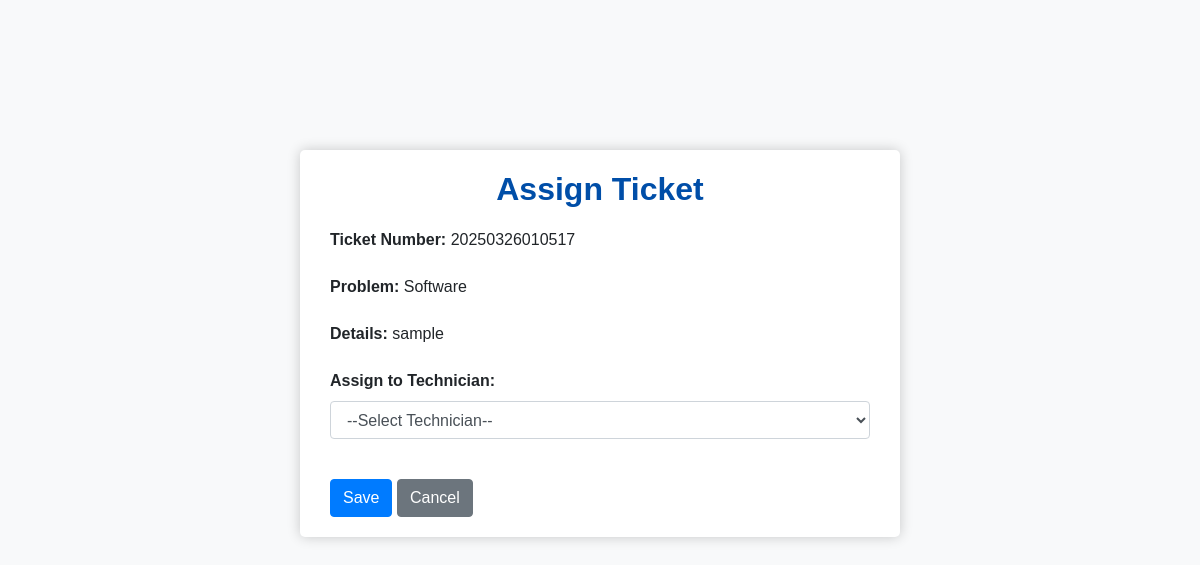
Screenshot of /assign-ticket.php?ticketNumber=20250326010517 (signed in) with the database file from the repository.
### tables this page shows
CREATE TABLE `tbltickets` (
  `TicketNumber` varchar(50) NOT NULL,
  `Problem` varchar(200) NOT NULL,
  `Details` varchar(200) NOT NULL,
  `Status` varchar(20) NOT NULL,
  `Createdby` varchar(20) NOT NULL,
  `DateCreated` varchar(20) NOT NULL,
  `AssignedTo` varchar(20) NOT NULL,
  `DateAssigned` varchar(20) NOT NULL,
  `DateCompleted` varchar(20) NOT NULL,
  `ApprovedBy` varchar(20) NOT NULL,
  `DateApproved` varchar(20) NOT NULL
);

### assign-ticket.php (the view, shortened to what this page needs)
<?php
require_once "config.php";
$ticketNumber = $_GET['ticketNumber'];
$sql = "SELECT * FROM tbltickets WHERE TicketNumber = ?";
if ($stmt = mysqli_prepare($link, $sql)) {
    mysqli_stmt_bind_param($stmt, "s", $ticketNumber);
    mysqli_stmt_execute($stmt);
    $result = mysqli_stmt_get_result($stmt);
    $ticket = mysqli_fetch_array($result, MYSQLI_ASSOC);
} else {
    echo "Error preparing statement.";
    exit();
}
?>
<!DOCTYPE html>
<html>
<head>
    <link rel = "stylesheet" href = "https://stackpath.bootstrapcdn.com/bootstrap/4.5.2/css/bootstrap.min.css">
</head>
<body>
    <div class = "form-container">
        <h2>Assign Ticket</h2>
        <form method = "POST" action = "">
            <div class = "ticket-info">
                <label class = "form-label">Ticket Number:</label>
                <span><?php echo htmlspecialchars($ticket['TicketNumber']); ?></span>
            </div>
            <div class = "ticket-info">
                <label class = "form-label">Problem:</label>
                <span><?php echo htmlspecialchars($ticket['Problem']); ?></span>
            </div>
            <div class = "ticket-info">
                <label class = "form-label">Details:</label>
                <span><?php echo htmlspecialchars($ticket['Details']); ?></span>
            </div>
            <div class = "form-group">
                <label for = "assignedTo" class = "form-label">Assign to Technician:</label>
                <select name = "assignedTo" id = "assignedTo" class = "form-control" required>
                    <option value = "">--Select Technician--</option>
                </select>
            </div>
            <br>
            <button type = "submit" class = "btn btn-primary">Save</button>
            <a href = "ticket-management.php" class = "btn btn-secondary">Cancel</a>
        </form>
    </div>
</body>
</html>

### assign-ticket.php (style rules this page uses)
body { font-family: Arial, sans-serif; margin: 20px; background-color: #f8f9fa; }
.form-container { background-color: #fff; padding: 20px 30px; position: relative; top: 130px; border-radius: 5px; box-shadow: 0 0 13px rgba(0,0,0,0.2); max-width: 600px; margin: auto; }
.form-container h2 { text-align: center; font-weight: bold; margin-bottom: 20px; color: #004ea8; }
.form-label { font-weight: bold; }
.ticket-info { margin-bottom: 15px; }

### rows the page displays
tbltickets: TicketNumber "20250326010517", Problem "Software", Details "sample"
